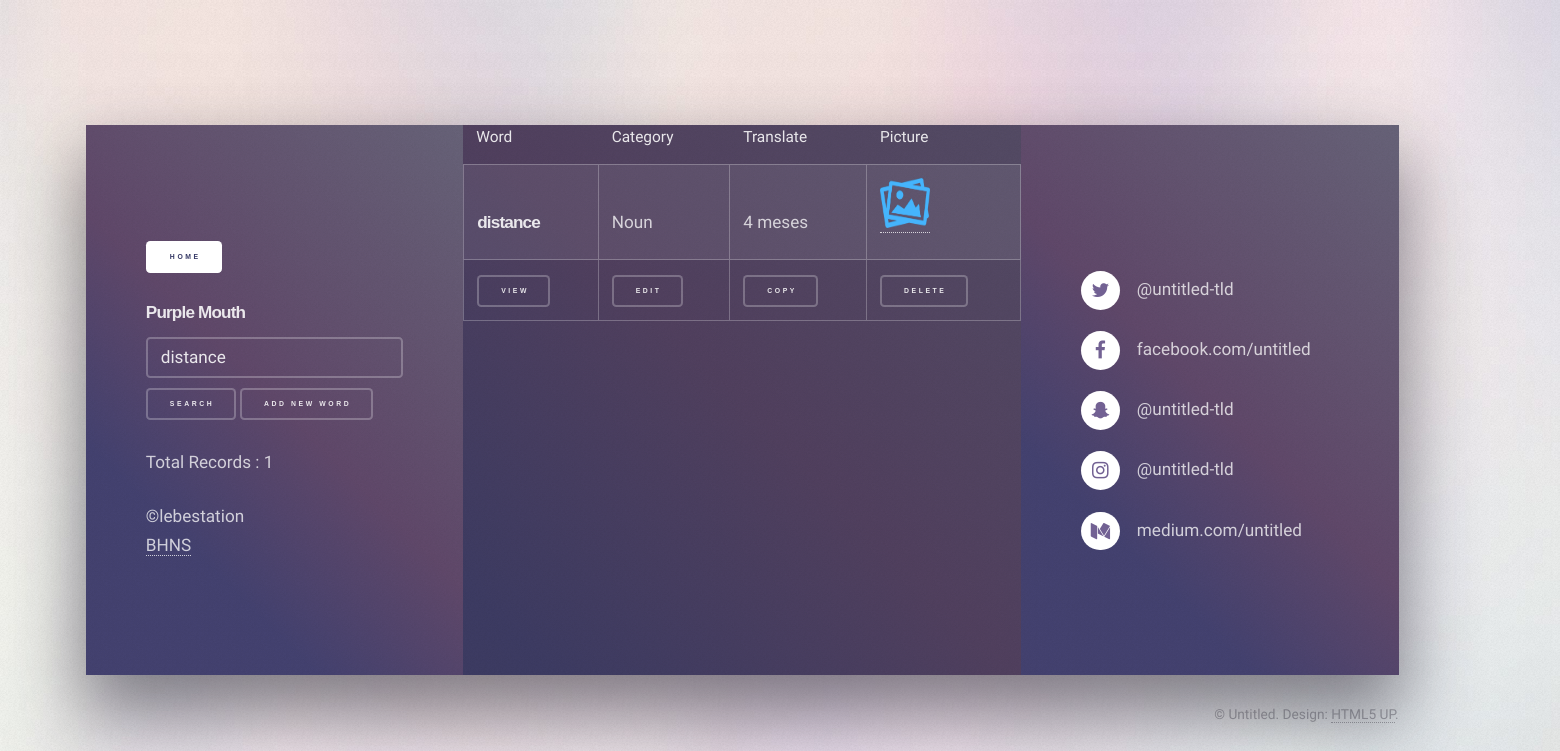
/_search.php?keyword=distance, run on the app's committed database.
### tables this page shows
CREATE TABLE IF NOT EXISTS `main_words` (
  `word_id` int(11) NOT NULL AUTO_INCREMENT,
  `word_name` varchar(255) NOT NULL,
  `lan_name` varchar(255) NOT NULL,
  `category_word` varchar(255) NOT NULL,
  `type_name` varchar(255) NOT NULL,
  `pronunciation` varchar(255) NOT NULL,
  `notes` text,
  `color_` varchar(255) NOT NULL,
  `frequen_` varchar(255) DEFAULT NULL,
  `email_address` varchar(255) NOT NULL,
  `f_emotion` varchar(255) NOT NULL,
  `sf_emotion` varchar(255) NOT NULL,
  `ssf_emotion` varchar(255) NOT NULL,
  `user_code1` varchar(255) NOT NULL,
  `user_code2` varchar(255) NOT NULL,
  `user_code3` varchar(255) NOT NULL,
  `user_code4` varchar(255) NOT NULL,
  `user_code5` varchar(255) NOT NULL,
  `user_code6` varchar(255) NOT NULL,
  `user_code7` varchar(255) NOT NULL,
  `user_code8` varchar(255) NOT NULL,
  `user_code9` varchar(255) NOT NULL,
  `polarity` varchar(255) NOT NULL,
  `cust_power` varchar(255) NOT NULL,
  `key_word` varchar(255) NOT NULL,
  `created` timestamp NOT NULL DEFAULT CURRENT_TIMESTAMP,
  `updated` timestamp NULL DEFAULT NULL,
  `word_pic` varchar(255) DEFAULT NULL,
  `word_sound` varchar(255) DEFAULT NULL,
  PRIMARY KEY (`word_id`)
);

### _search.php (the view, shortened to what this page needs)
<?php
require_once './_config.php';
include './_header.php';
if (!(isset($_GET['pagenum']))) {
  $pagenum = 1;
} else {
  $pagenum = $_GET['pagenum'];
}
$page_limit = ($_GET["show"] <> "" && is_numeric($_GET["show"]) ) ? $_GET["show"] : 10;
try {
  $keyword = trim($_GET["keyword"]);
  if ($keyword <> "" ) {
    $sql = "SELECT * FROM main_words WHERE 1 AND "
            . " (word_name LIKE :keyword) ORDER BY word_name ";
    $check_ = $DB->prepare($sql);
    $check_->bindValue(":keyword", $keyword."%");
  } else {
    $sql = "SELECT * FROM main_words WHERE 1 ORDER BY word_name ";
    $check_ = $DB->prepare($sql);
  }
  $check_->execute();
  $total_count = count($check_->fetchAll());
  $lower_limit = ($pagenum - 1) * $page_limit;
  $lower_limit = ($lower_limit < 0) ? 0 : $lower_limit;
  $sql2 = $sql . " limit " . ($lower_limit) . " ,  " . ($page_limit) . " ";
  $check_ = $DB->prepare($sql2);
  if ($keyword <> "" ) {
    $check_->bindValue(":keyword", $keyword."%");
   }
  $check_->execute();
  $results = $check_->fetchAll();
} catch (Exception $ex) {
  echo $ex->getMessage();
}
?>
<section class="panel color4-alt" id="view_word">
    <div class="panel panel-primary">
      <div class="intro color4">
	  <a href="index.php" class="button small primary color4">home</a><br>
			    <?php if (count($results) > 0) { ?>
				<h4>Purple Mouth</h4>
		<div class="field half">
			<form action="_search.php" method="get" >
          <span class="pull-left">
            <label class="col-lg-12 control-label" for="keyword" style="padding-right: 0;">
              <input type="text" value="<?php echo $_GET["keyword"]; ?>" placeholder="Search by word name" id="" class="form-control" name="keyword" style="height: 41px;">
            </label>
            </span>
            <button class="button small">Search</button>
			<a href="_edit_word.php" class="button small">Add New Word</a><br><br>
			<p>Total Records : <?php echo $total_count; ?><br>
			<div class="copyright">&copy;lebestation</div>
			<a href="http://bhns.com.br">BHNS</a>
 	    </div>
		</div>
		 <div class="class=inner columns divided">
			<div class="span-3-25">
			<table  class="alt">
												<thead>
													<tr>
													   <th>Word</th>
				                                      <th>Category</th>
                                                      <th>Translate</th>
				                                      <th>Picture</th>
													</tr>
												</thead>
												<tbody>
 <?php foreach ($results as $res) { ?>
                <tr>
				  <td><h4> <?php echo $res["word_name"]; ?></h4></td>
				  <td><?php echo $res["category_word"]; ?></td>
                  <td><?php echo $res["type_name"]; ?></td>
				  <td>
                <?php $pic = ($res["word_pic"] <> "" ) ? $res["word_pic"] : "no_pic.png" ?>
                    <a href="word_pics/<?php echo $pic ?>" target="_blank"><img src="word_pics/<?php echo $pic ?>" alt="" width="50" height="50" ></a> </td>
                </tr>
				 <tr>
				 <td><a href="_words.php?cid=<?php echo $res["word_id"]; ?>" class="button small">View</a></td>
				  <td><a href="_edit_word.php?m=update&cid=<?php echo $res["word_id"]; ?>&pagenum=<?php echo $_GET["pagenum"]; ?>" class="button small">Edit</a></td>
				   <td><a href="_edit_word.php?m=update&cid=<?php echo $res["word_id"]; ?>&pagenum=<?php echo $_GET["pagenum"]; ?>" class="button small">Copy</a></td>
				  <td><a href="_main_.php?mode=delete&cid=<?php echo $res["word_id"]; ?>&keyword=<?php echo $_GET["keyword"]; ?>&pagenum=<?php echo $_GET["pagenum"]; ?>" onclick="return confirm('Are you sure?')" class="button small">Delete</a> </td>
				  </tr>
				 <?php } ?>
												</tbody>
											</table>
	                                </div>
			</div>
						<div class="intro color4">
										<ul class="contact-icons color1">
											<li class="icon fa-twitter"><a href="#">@untitled-tld</a></li>
											<li class="icon fa-facebook"><a href="#">facebook.com/untitled</a></li>
											<li class="icon fa-snapchat-ghost"><a href="#">@untitled-tld</a></li>
											<li class="icon fa-instagram"><a href="#">@untitled-tld</a></li>
											<li class="icon fa-medium"><a href="#">medium.com/untitled</a></li>
										</ul>
									</div>
    </div>
</section>
<?php } ?>
      <?php
      include './_footer.php';
      ?>

### data on the page
main_words: word_name "distance", category_word "Noun", type_name "4 meses"

### other printed values
$total_count "1"
